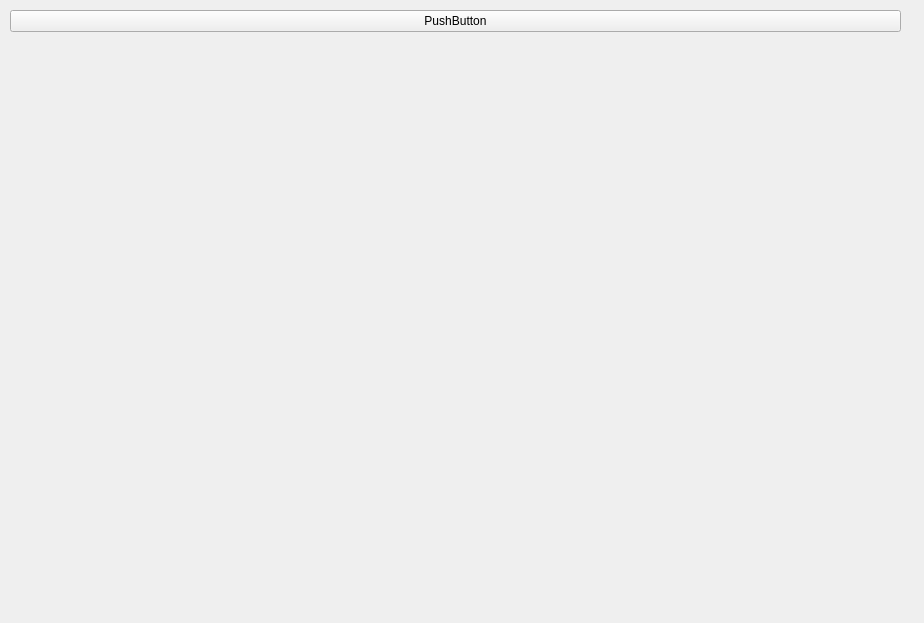
<?xml version="1.0" encoding="UTF-8"?>
<ui version="4.0">
 <class>Form</class>
 <widget class="QWidget" name="Form">
  <property name="geometry">
   <rect>
    <x>0</x>
    <y>0</y>
    <width>924</width>
    <height>623</height>
   </rect>
  </property>
  <property name="windowTitle">
   <string>Form</string>
  </property>
  <widget class="QWidget" name="verticalLayoutWidget">
   <property name="geometry">
    <rect>
     <x>10</x>
     <y>10</y>
     <width>891</width>
     <height>501</height>
    </rect>
   </property>
   <layout class="QVBoxLayout" name="verticalLayout">
    <item>
     <widget class="QPushButton" name="pushButton">
      <property name="text">
       <string>PushButton</string>
      </property>
     </widget>
    </item>
    <item>
     <spacer name="verticalSpacer">
      <property name="orientation">
       <enum>Qt::Vertical</enum>
      </property>
      <property name="sizeHint" stdset="0">
       <size>
        <width>20</width>
        <height>40</height>
       </size>
      </property>
     </spacer>
    </item>
   </layout>
  </widget>
 </widget>
 <resources/>
 <connections/>
</ui>
